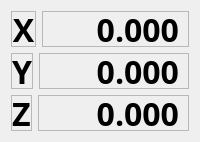
          <widget class="QWidget" name="tab_8">
           <attribute name="title">
            <string>Relative</string>
           </attribute>
           <layout class="QVBoxLayout" name="verticalLayout_13">
            <item>
             <layout class="QVBoxLayout" name="verticalLayout_22">
              <item>
               <layout class="QHBoxLayout" name="horizontalLayout_23">
                <item>
                 <widget class="QLabel" name="label_3">
                  <property name="sizePolicy">
                   <sizepolicy hsizetype="Fixed" vsizetype="Preferred">
                    <horstretch>0</horstretch>
                    <verstretch>0</verstretch>
                   </sizepolicy>
                  </property>
                  <property name="maximumSize">
                   <size>
                    <width>16777215</width>
                    <height>36</height>
                   </size>
                  </property>
                  <property name="font">
                   <font>
                    <family>Sans</family>
                    <pointsize>24</pointsize>
                    <weight>75</weight>
                    <italic>false</italic>
                    <bold>true</bold>
                   </font>
                  </property>
                  <property name="frameShape">
                   <enum>QFrame::StyledPanel</enum>
                  </property>
                  <property name="frameShadow">
                   <enum>QFrame::Sunken</enum>
                  </property>
                  <property name="lineWidth">
                   <number>3</number>
                  </property>
                  <property name="text">
                   <string>X</string>
                  </property>
                  <property name="alignment">
                   <set>Qt::AlignCenter</set>
                  </property>
                 </widget>
                </item>
                <item>
                 <widget class="DROLabel" name="drolabel_10">
                  <property name="maximumSize">
                   <size>
                    <width>16777215</width>
                    <height>36</height>
                   </size>
                  </property>
                  <property name="font">
                   <font>
                    <family>Sans</family>
                    <pointsize>24</pointsize>
                    <weight>75</weight>
                    <italic>false</italic>
                    <bold>true</bold>
                   </font>
                  </property>
                  <property name="frameShape">
                   <enum>QFrame::StyledPanel</enum>
                  </property>
                  <property name="frameShadow">
                   <enum>QFrame::Sunken</enum>
                  </property>
                  <property name="lineWidth">
                   <number>3</number>
                  </property>
                  <property name="midLineWidth">
                   <number>0</number>
                  </property>
                  <property name="text">
                   <string>     0.000</string>
                  </property>
                  <property name="alignment">
                   <set>Qt::AlignRight|Qt::AlignTrailing|Qt::AlignVCenter</set>
                  </property>
                  <property name="referenceType" stdset="0">
                   <number>1</number>
                  </property>
                  <property name="axisNumber" stdset="0">
                   <number>0</number>
                  </property>
                  <property name="inchFormat" stdset="0">
                   <string>%9.4f</string>
                  </property>
                  <property name="millimeterFormat" stdset="0">
                   <string>%10.3f</string>
                  </property>
                  <property name="degreeFormat" stdset="0">
                   <string>%10.2f</string>
                  </property>
                  <property name="latheMode" stdset="0">
                   <number>0</number>
                  </property>
                 </widget>
                </item>
               </layout>
              </item>
              <item>
               <layout class="QHBoxLayout" name="horizontalLayout_24">
                <item>
                 <widget class="QLabel" name="label_5">
                  <property name="sizePolicy">
                   <sizepolicy hsizetype="Fixed" vsizetype="Preferred">
                    <horstretch>0</horstretch>
                    <verstretch>0</verstretch>
                   </sizepolicy>
                  </property>
                  <property name="maximumSize">
                   <size>
                    <width>16777215</width>
                    <height>36</height>
                   </size>
                  </property>
                  <property name="font">
                   <font>
                    <family>Sans</family>
                    <pointsize>24</pointsize>
                    <weight>75</weight>
                    <italic>false</italic>
                    <bold>true</bold>
                   </font>
                  </property>
                  <property name="frameShape">
                   <enum>QFrame::StyledPanel</enum>
                  </property>
                  <property name="frameShadow">
                   <enum>QFrame::Sunken</enum>
                  </property>
                  <property name="lineWidth">
                   <number>3</number>
                  </property>
                  <property name="text">
                   <string>Y</string>
                  </property>
                  <property name="alignment">
                   <set>Qt::AlignCenter</set>
                  </property>
                 </widget>
                </item>
                <item>
                 <widget class="DROLabel" name="drolabel_15">
                  <property name="maximumSize">
                   <size>
                    <width>16777215</width>
                    <height>36</height>
                   </size>
                  </property>
                  <property name="font">
                   <font>
                    <family>Sans</family>
                    <pointsize>24</pointsize>
                    <weight>75</weight>
                    <italic>false</italic>
                    <bold>true</bold>
                   </font>
                  </property>
                  <property name="frameShape">
                   <enum>QFrame::StyledPanel</enum>
                  </property>
                  <property name="frameShadow">
                   <enum>QFrame::Sunken</enum>
                  </property>
                  <property name="lineWidth">
                   <number>3</number>
                  </property>
                  <property name="midLineWidth">
                   <number>0</number>
                  </property>
                  <property name="text">
                   <string>     0.000</string>
                  </property>
                  <property name="alignment">
                   <set>Qt::AlignRight|Qt::AlignTrailing|Qt::AlignVCenter</set>
                  </property>
                  <property name="referenceType" stdset="0">
                   <number>1</number>
                  </property>
                  <property name="axisNumber" stdset="0">
                   <number>1</number>
                  </property>
                  <property name="inchFormat" stdset="0">
                   <string>%9.4f</string>
                  </property>
                  <property name="millimeterFormat" stdset="0">
                   <string>%10.3f</string>
                  </property>
                  <property name="degreeFormat" stdset="0">
                   <string>%10.2f</string>
                  </property>
                  <property name="latheMode" stdset="0">
                   <number>0</number>
                  </property>
                 </widget>
                </item>
               </layout>
              </item>
              <item>
               <layout class="QHBoxLayout" name="horizontalLayout_25">
                <item>
                 <widget class="QLabel" name="label_6">
                  <property name="sizePolicy">
                   <sizepolicy hsizetype="Fixed" vsizetype="Preferred">
                    <horstretch>0</horstretch>
                    <verstretch>0</verstretch>
                   </sizepolicy>
                  </property>
                  <property name="maximumSize">
                   <size>
                    <width>16777215</width>
                    <height>36</height>
                   </size>
                  </property>
                  <property name="font">
                   <font>
                    <family>Sans</family>
                    <pointsize>24</pointsize>
                    <weight>75</weight>
                    <italic>false</italic>
                    <bold>true</bold>
                   </font>
                  </property>
                  <property name="frameShape">
                   <enum>QFrame::StyledPanel</enum>
                  </property>
                  <property name="frameShadow">
                   <enum>QFrame::Sunken</enum>
                  </property>
                  <property name="lineWidth">
                   <number>3</number>
                  </property>
                  <property name="text">
                   <string>Z</string>
                  </property>
                  <property name="alignment">
                   <set>Qt::AlignCenter</set>
                  </property>
                 </widget>
                </item>
                <item>
                 <widget class="DROLabel" name="drolabel_16">
                  <property name="maximumSize">
                   <size>
                    <width>16777215</width>
                    <height>36</height>
                   </size>
                  </property>
                  <property name="font">
                   <font>
                    <family>Sans</family>
                    <pointsize>24</pointsize>
                    <weight>75</weight>
                    <italic>false</italic>
                    <bold>true</bold>
                   </font>
                  </property>
                  <property name="frameShape">
                   <enum>QFrame::StyledPanel</enum>
                  </property>
                  <property name="frameShadow">
                   <enum>QFrame::Sunken</enum>
                  </property>
                  <property name="lineWidth">
                   <number>3</number>
                  </property>
                  <property name="midLineWidth">
                   <number>0</number>
                  </property>
                  <property name="text">
                   <string>     0.000</string>
                  </property>
                  <property name="alignment">
                   <set>Qt::AlignRight|Qt::AlignTrailing|Qt::AlignVCenter</set>
                  </property>
                  <property name="referenceType" stdset="0">
                   <number>1</number>
                  </property>
                  <property name="axisNumber" stdset="0">
                   <number>2</number>
                  </property>
                  <property name="inchFormat" stdset="0">
                   <string>%9.4f</string>
                  </property>
                  <property name="millimeterFormat" stdset="0">
                   <string>%10.3f</string>
                  </property>
                  <property name="degreeFormat" stdset="0">
                   <string>%10.2f</string>
                  </property>
                  <property name="latheMode" stdset="0">
                   <number>0</number>
                  </property>
                 </widget>
                </item>
               </layout>
              </item>
             </layout>
            </item>
           </layout>
          </widget>
